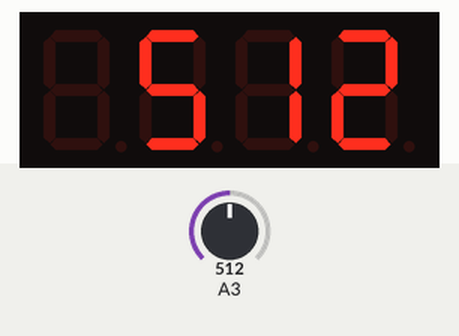
Simulated run of this sketch. Board: Arduino Uno, built with avr-gcc and run on an emulated ATmega328P. Shown: 4-digit seven-segment display. The inputs (shaded band) are chosen by the test bench; at power-on: A3 = 512.

Above: at 1.2 s.
1.3 s: A3 set to 716
At 2.5 s:
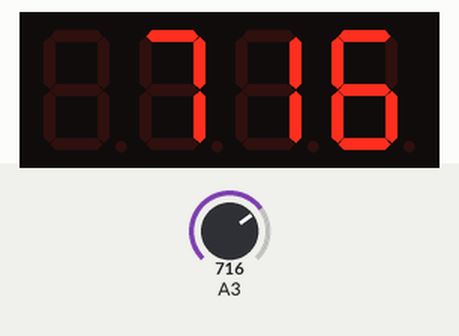
2.8 s: A3 set to 900
At 3.5 s:
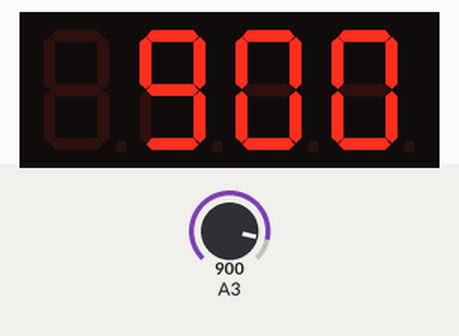
4.3 s: A3 set to 1023
At 5.4 s:
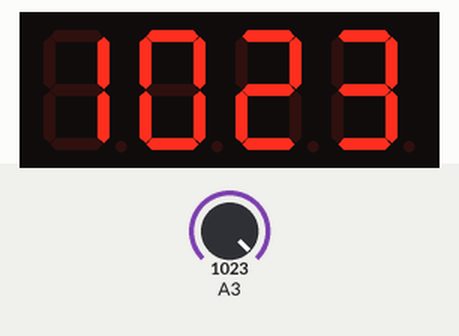
Timing chart, 0 to 7.3 s (numbered marks = the images above; inputs shaded):
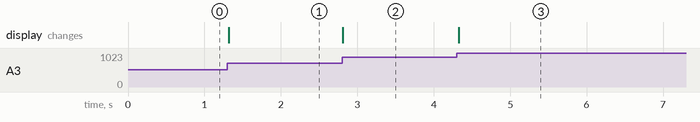

Measured:
- after the input at 1.3 s, the display: changes at once (image 1)
- after the input at 2.8 s, the display: changes at once (image 2)
- after the input at 4.3 s, the display: changes at once (image 3)

The sketch:

SoundSensorTest.ino
```cpp
/**
 * reads from the sound sensor connected to port 8
 * and writes to the 7 segment display connected to port 3
 */
#include "MeShield.h"

MeSoundSensor mySound(PORT_8);
Me7SegmentDisplay disp(PORT_3);

void setup() {
}

void loop() {
  disp.display(mySound.strength());
  delay(32);
}
```
